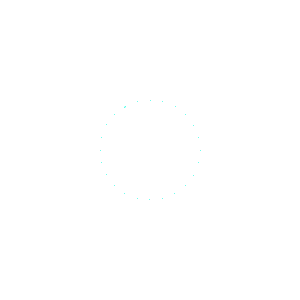
Frame 1 (no input)
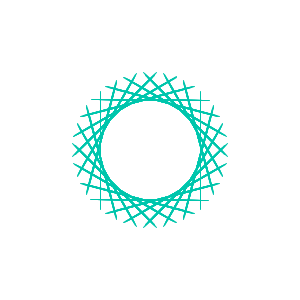
Frame 60 (the mouse pressed at the canvas centre just before this capture)
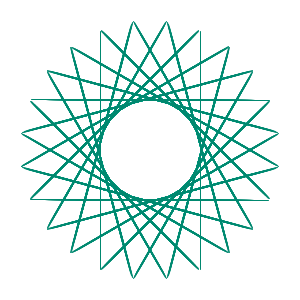
Frame 120 (the mouse held since frame 60 and released just before this capture)

The Processing sketch that drew these frames (run headless with seeded random() and noise(); from frame 60 on, the mouse is pressed at the canvas centre):

// Processing sketch: processing_71114
// ── processing_71114.pde

//Di T,14-15,CP1,StarLoopAnimation
int x = 0;
int y = 0;
int a = 0;
int b = 0;
int c = 0;
int d = 0;
int e = 0;
int f = 0;
int g = 0;
int h = 0;
int i = 0;
int j = 0;
int q = 0;

void setup()
{
size(300,300);
background(255);
noFill();
frameRate(60);
}

void draw()
{ 
  stroke(50-q,255-q,230-q);
  q = q + 1;
  
  translate(150,150);
  rotate(PI/2);
  if(x < 120)
  if(x > -30)
  line(-50,0+x,-50,0-x);

  if(x > -30)
  if(x < 120)
  line(50,0+x,50,0-x);
  x = x + 1;

  rotate(-PI/2);
  if(y < 120)
  if(y > -30)
  line(-50,0+y,-50,0-y);

  if(y > -30)
  if(y < 120)
  line(50,0+y,50,0-y);
  y = y + 1;
  
  rotate(PI/4);
  if(a < 120)
  if(a > -30)
  line(-50,0+a,-50,0-a);

  if(a > -30)
  if(a < 120)
  line(50,0+a,50,0-a);
  a = a + 1;
  
  rotate(PI/2);
  if(b < 120)
  if(b > -30)
  line(-50,0+b,-50,0-b);

  if(b > -30)
  if(b < 120)
  line(50,0+b,50,0-b);
  b = b + 1;
  
  rotate(PI/6);
  if(c < 120)
  if(c > -30)
  line(-50,0+c,-50,0-c);

  if(c > -30)
  if(c < 120)
  line(50,0+c,50,0-c);
  c = c + 1;
  
  rotate(PI/4);
  if(d < 120)
  if(d > -30)
  line(-50,0+d,-50,0-d);

  if(d > -30)
  if(d < 120)
  line(50,0+d,50,0-d);
  d = d + 1;
  
  rotate(PI/4);
  if(e < 120)
  if(e > -30)
  line(-50,0+e,-50,0-e);

  if(e > -30)
  if(e < 120)
  line(50,0+e,50,0-e);
  e = e + 1;
  
  rotate(PI/4);
  if(f < 120)
  if(f > -30)
  line(-50,0+f,-50,0-f);

  if(f > -30)
  if(f < 120)
  line(50,0+f,50,0-f);
  f = f + 1;
  
  rotate(PI/6);
  if(g < 120)
  if(g > -30)
  line(-50,0+g,-50,0-g);

  if(g > -30)
  if(g < 120)
  line(50,0+g,50,0-g);
  g = g + 1;
  
  rotate(PI/4);
  if(h < 120)
  if(h > -30)
  line(-50,0+h,-50,0-h);

  if(h > -30)
  if(h < 120)
  line(50,0+h,50,0-h);
  h = h + 1;
  
  rotate(PI/4);
  if(i < 120)
  if(i > -30)
  line(-50,0+f,-50,0-f);

  if(i > -30)
  if(i < 120)
  line(50,0+i,50,0-i);
  i = i + 1;
  
  rotate(PI/4);
  if(j < 120)
  if(j > -30)
  line(-50,0+j,-50,0-j);
  if(j < 120)
  if(j > -30)
  line(50,0+j,50,0-j);
  j = j + 1;
  
}
